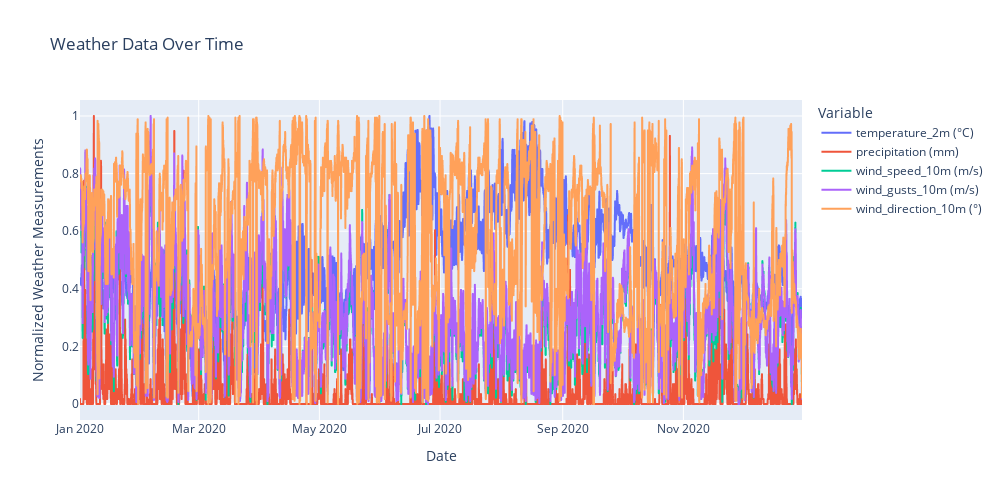

This figure's notebook cell:
### Markdown cell above
### Collective Plot
- Plotting all columns together in a plot.

### Code cell
import plotly.express as px

#Normalizing the numeric dataframe as they are of different scale.
normalized_df = (numeric_cols - numeric_cols.min()) / (numeric_cols.max() - numeric_cols.min())

#Adding the time column to normalized dataframe
normalized_df['Time'] = open_meteo_df.index

#Converting from wide format to long format for Plotly Express as multiple columns are plotted
open_meteo_df_long = normalized_df.melt(id_vars='Time', var_name='Variable', value_name='Value')

#Creating the plot 
fig = px.line(open_meteo_df_long, x='Time', y='Value', color='Variable',
              title='Weather Data Over Time',
              labels={'Value': 'Normalized Weather Measurements', 'Time': 'Date'})

fig.update_layout(width=1000, height=500)
fig.show()

### Figure 1 — Plotly figure (JSON) as saved in the notebook; plotly's stock layout.template omitted (floating-point values rounded to 4 significant figures; data arrays with more than 128 entries replaced by an {"elided": "..."} marker saying what was removed)
{"data": [{"hovertemplate": "Variable=temperature_2m (°C)<br>Date=%{x}<br>Normalized Weather Measurements=%{y}<extra></extra>", "legendgroup": "temperature_2m (°C)", "line": {"color": "#636efa", "dash": "solid"}, "marker": {"symbol": "circle"}, "mode": "lines", "name": "temperature_2m (°C)", "showlegend": true, "type": "scattergl", "x": {"elided": "8760 str values"}, "xaxis": "x", "y": {"elided": "8760 float values"}, "yaxis": "y"}, {"hovertemplate": "Variable=precipitation (mm)<br>Date=%{x}<br>Normalized Weather Measurements=%{y}<extra></extra>", "legendgroup": "precipitation (mm)", "line": {"color": "#EF553B", "dash": "solid"}, "marker": {"symbol": "circle"}, "mode": "lines", "name": "precipitation (mm)", "showlegend": true, "type": "scattergl", "x": {"elided": "8760 str values"}, "xaxis": "x", "y": {"elided": "8760 float values"}, "yaxis": "y"}, {"hovertemplate": "Variable=wind_speed_10m (m/s)<br>Date=%{x}<br>Normalized Weather Measurements=%{y}<extra></extra>", "legendgroup": "wind_speed_10m (m/s)", "line": {"color": "#00cc96", "dash": "solid"}, "marker": {"symbol": "circle"}, "mode": "lines", "name": "wind_speed_10m (m/s)", "showlegend": true, "type": "scattergl", "x": {"elided": "8760 str values"}, "xaxis": "x", "y": {"elided": "8760 float values"}, "yaxis": "y"}, {"hovertemplate": "Variable=wind_gusts_10m (m/s)<br>Date=%{x}<br>Normalized Weather Measurements=%{y}<extra></extra>", "legendgroup": "wind_gusts_10m (m/s)", "line": {"color": "#ab63fa", "dash": "solid"}, "marker": {"symbol": "circle"}, "mode": "lines", "name": "wind_gusts_10m (m/s)", "showlegend": true, "type": "scattergl", "x": {"elided": "8760 str values"}, "xaxis": "x", "y": {"elided": "8760 float values"}, "yaxis": "y"}, {"hovertemplate": "Variable=wind_direction_10m (°)<br>Date=%{x}<br>Normalized Weather Measurements=%{y}<extra></extra>", "legendgroup": "wind_direction_10m (°)", "line": {"color": "#FFA15A", "dash": "solid"}, "marker": {"symbol": "circle"}, "mode": "lines", "name": "wind_direction_10m (°)", "showlegend": true, "type": "scattergl", "x": {"elided": "8760 str values"}, "xaxis": "x", "y": {"elided": "8760 float values"}, "yaxis": "y"}], "layout": {"height": 500, "legend": {"title": {"text": "Variable"}, "tracegroupgap": 0}, "title": {"text": "Weather Data Over Time"}, "width": 1000, "xaxis": {"anchor": "y", "domain": [0, 1], "title": {"text": "Date"}}, "yaxis": {"anchor": "x", "domain": [0, 1], "title": {"text": "Normalized Weather Measurements"}}}}
